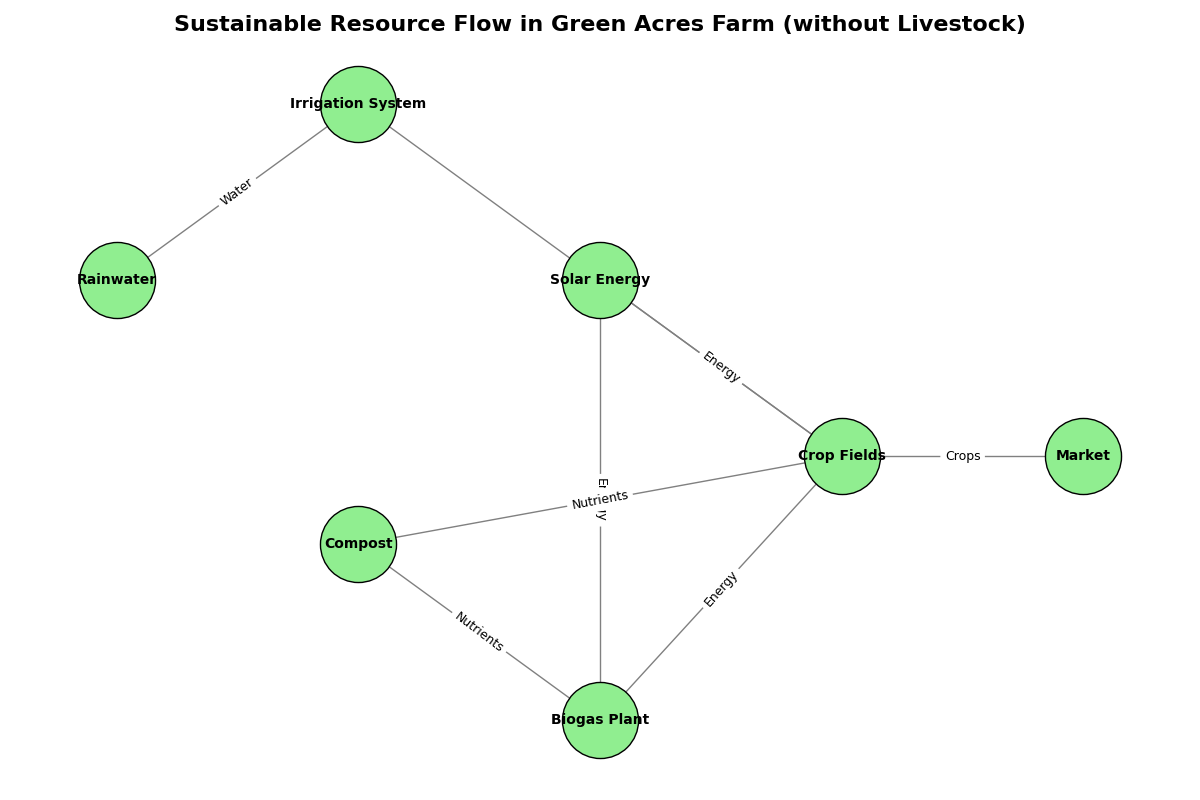

Generate this figure with Python:
import matplotlib.pyplot as plt
import networkx as nx

G = nx.Graph()

nodes = [
    "Rainwater", "Solar Energy", "Compost", "Crop Fields", 
    "Irrigation System", "Biogas Plant", "Market"
]

G.add_nodes_from(nodes)

edges = [
    ("Rainwater", "Irrigation System"),
    ("Solar Energy", "Biogas Plant"),
    ("Solar Energy", "Crop Fields"),
    ("Compost", "Crop Fields"),
    ("Compost", "Biogas Plant"),
    ("Crop Fields", "Market"),
    ("Irrigation System", "Crop Fields"),
    ("Biogas Plant", "Crop Fields")
]

G.add_edges_from(edges)

pos = {
    "Rainwater": (0, 3),
    "Solar Energy": (2, 3),
    "Compost": (1, 1.5),
    "Crop Fields": (3, 2),
    "Irrigation System": (1, 4),
    "Biogas Plant": (2, 0.5),
    "Market": (4, 2),
}

plt.figure(figsize=(12, 8))
nx.draw_networkx_nodes(G, pos, node_size=3000, node_color='lightgreen', edgecolors='black')
nx.draw_networkx_edges(G, pos, edgelist=edges, edge_color='gray')
nx.draw_networkx_labels(G, pos, font_size=10, font_weight='bold')

edge_labels = {
    ("Rainwater", "Irrigation System"): "Water",
    ("Solar Energy", "Biogas Plant"): "Energy",
    ("Solar Energy", "Crop Fields"): "Energy",
    ("Compost", "Crop Fields"): "Nutrients",
    ("Compost", "Biogas Plant"): "Nutrients",
    ("Crop Fields", "Market"): "Crops",
    ("Irrigation System", "Crop Fields"): "Water",
    ("Biogas Plant", "Crop Fields"): "Energy"
}

nx.draw_networkx_edge_labels(G, pos, edge_labels=edge_labels, font_size=9)

plt.title('Sustainable Resource Flow in Green Acres Farm (without Livestock)', fontsize=16, fontweight='bold')
plt.tight_layout()
plt.axis('off')
plt.show()
